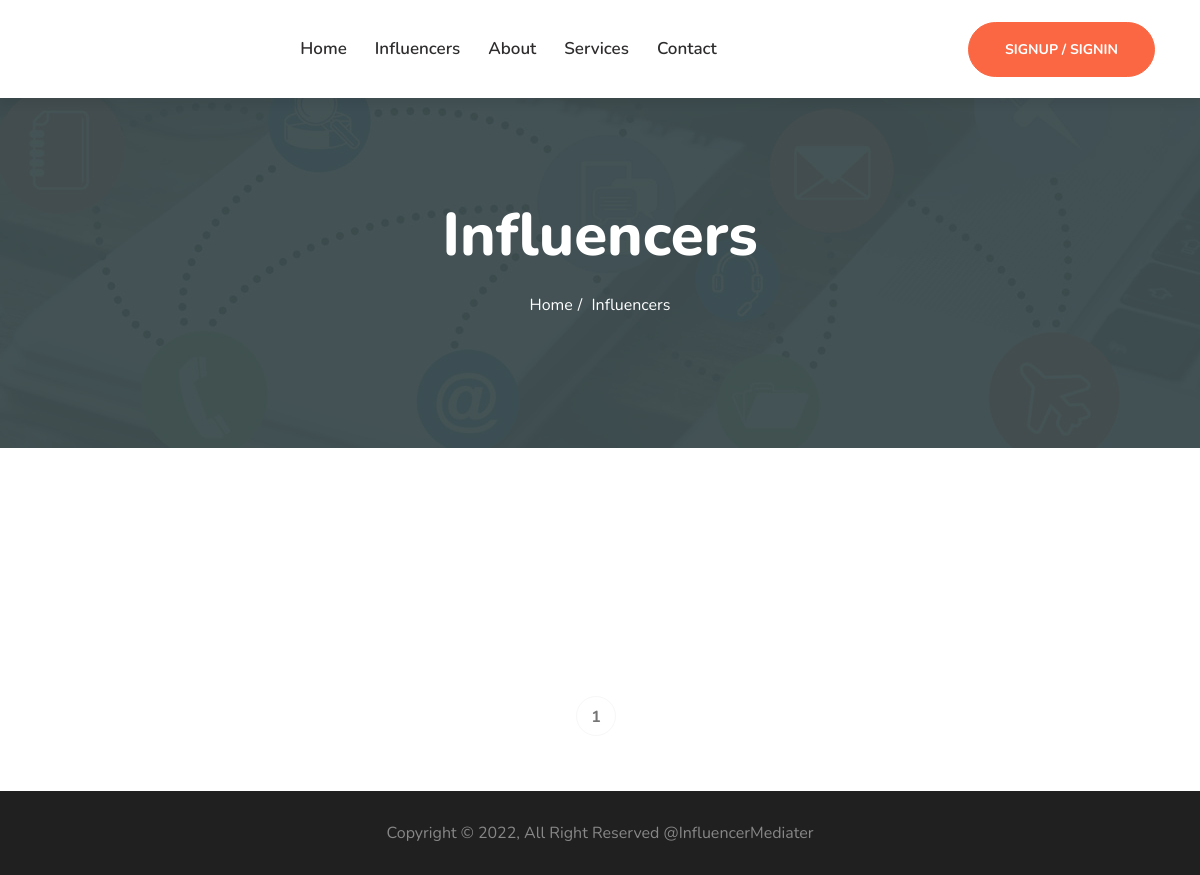
Before: /influencers/ with the older database file.
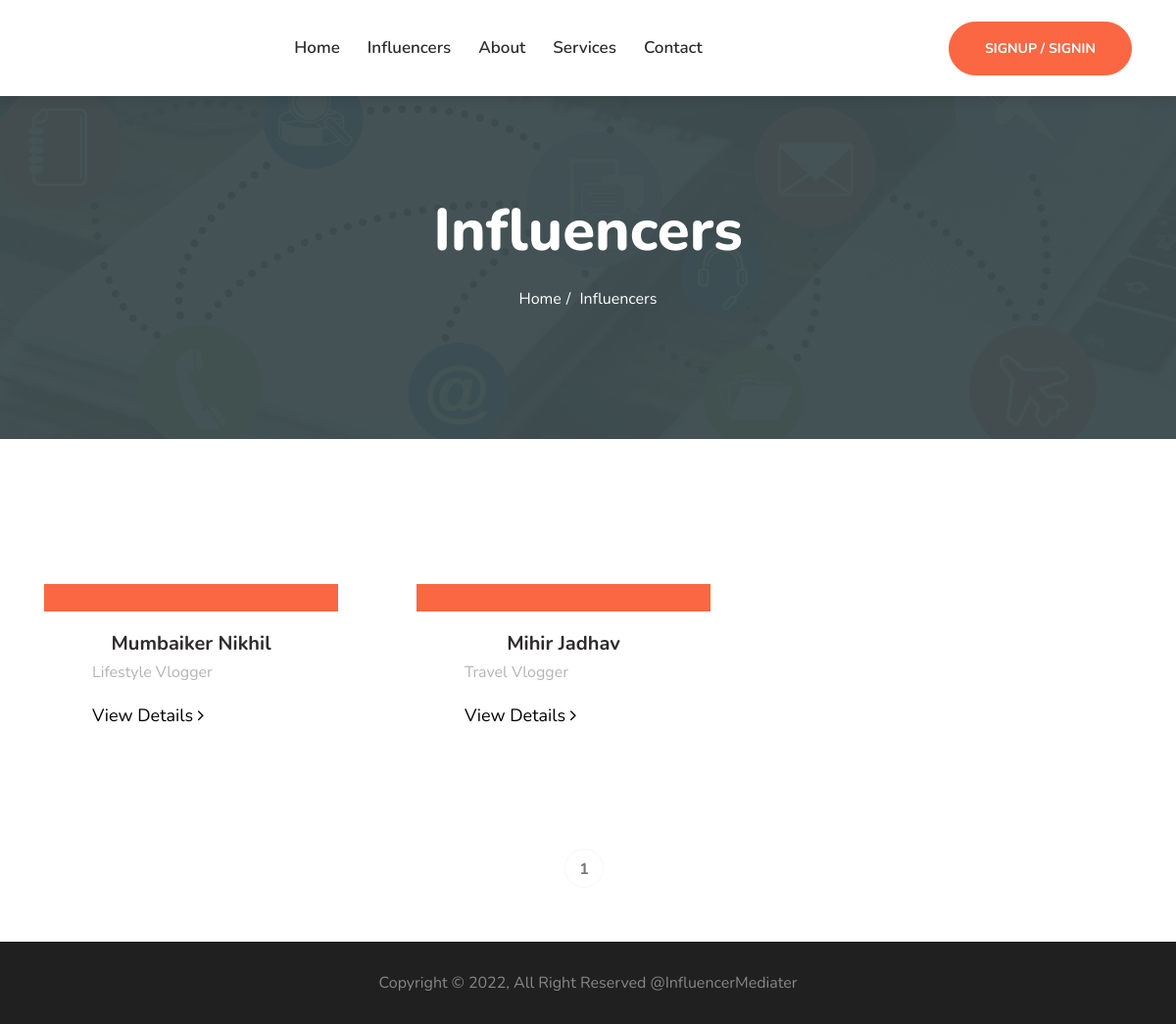
After: the same page with the newer database file.
### influencers/models.py (models this page shows)
class Youtuber(models.Model):
    influencer_name = models.CharField(max_length=255)
    influencer_email = models.EmailField(default="example@gmail.com")
    youtube_channel_id = models.CharField(
        max_length=255, default="Add You Channel Id here"
    )
    influencer_short_description = models.TextField()
    profile_photo = models.ImageField(upload_to="media/ytubers/%Y/%m/")
    category = models.CharField(max_length=255)
    is_featured = models.BooleanField(default=False)
    created_date = models.DateTimeField(default=datetime.now, blank=True)

### influencers/views.py (the view)
# urls.py: path("influencers/", influencers, name="influencers"),
def influencers(request):
    all_tubers = Youtuber.objects.order_by("-created_date")
    paginator = Paginator(all_tubers, 3)
    page = request.GET.get("page")
    try:
        tubers = paginator.page(page)
    except PageNotAnInteger:
        tubers = paginator.page(1)
    except EmptyPage:
        tubers = paginator.page(all_tubers.num_pages)
    data = {
        "all_tubers": tubers,
    }
    return render(request, "influencers/influencers.html", data)

### templates/influencers/influencers.html (shortened to what this page needs)
{% extends "basefile.html" %}
{% load static %}
{% block content %}
<div id="banner-area" class="banner-area" style="background-image:url({% static 'images/banner/banner5.jpg' %})">
   <div class="container">
      <div class="row">
         <div class="col-sm-12">
            <div class="banner-heading">
               <h1 class="banner-title">Influencers</h1>
               <ol class="breadcrumb">
                  <li>Home</li>
                  <li>Influencers</li>
               </ol>
            </div>
         </div>
      </div>
   </div>
</div>
      <section id="main-container" class="main-container">
         <div class="container">
            <div class="row pt-5">
               {% for tuber in all_tubers %}
               <div class="col-md-4 text-center">
                  <div class="tw-case-study-box" style="width: 300px;height: auto;">
                     <div class="case-img study-bg-1">
                     </div>
                     <div class="casestudy-content">
                        <a href="#">
                           <h4>{{ tuber.influencer_name }}</h4>
                        </a>
                        <p>{{ tuber.category }}</p>
                        <a href="{% url 'influencer_details' tuber.id %}">
                           <p style="font-size:18px;color:black">View Details
                              <i class="fa fa-angle-right"></i>
                           </p>
                        </a>
                     </div>
                  </div>
               </div>
               {% endfor %}
            </div>
         </div>
</section>
<div class="paging text-center">
   <ul class="pagination justify-content-center">
      <li><a href="#">{{all_tubers.number}}</a></li>
   </ul>
</div>
{% endblock %}

Changed rows visible on the page:
added Youtuber: influencer_name "Mumbaiker Nikhil", category "Lifestyle Vlogger"
added Youtuber: influencer_name "Mihir Jadhav", category "Travel Vlogger"
